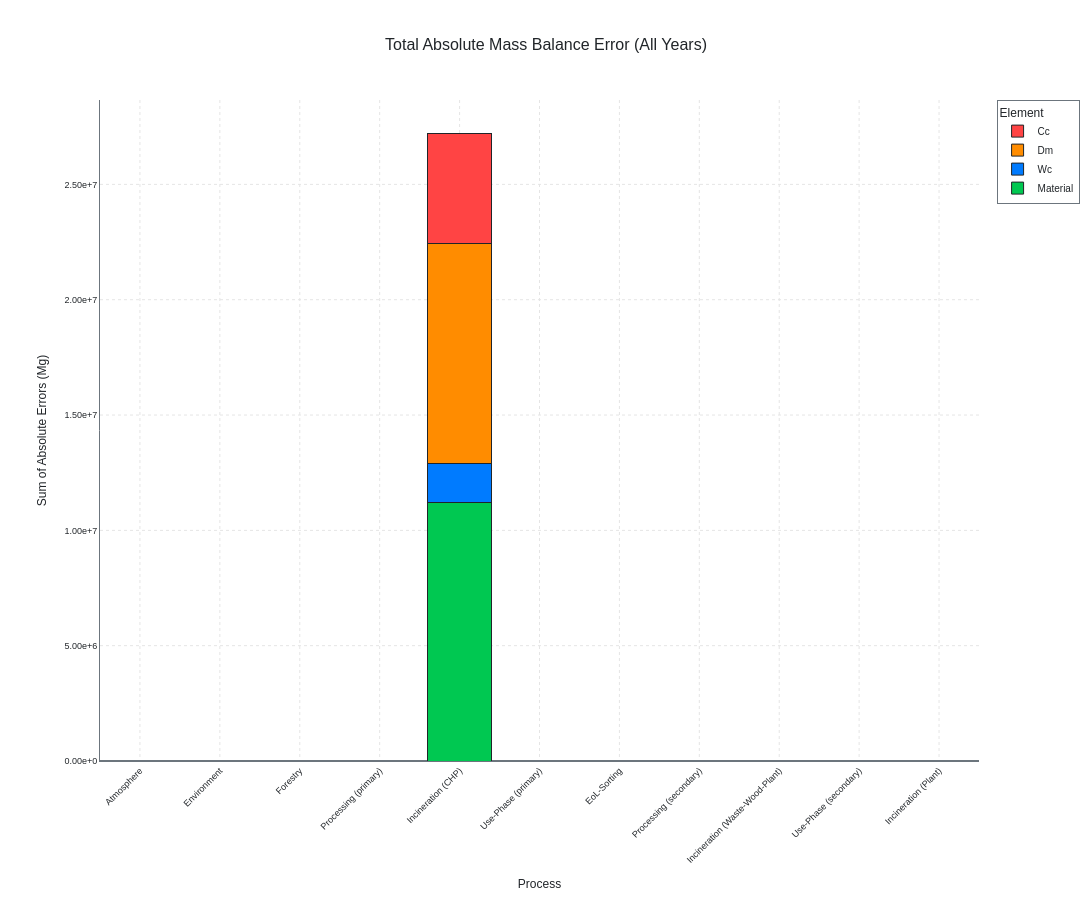

Notebook source saved alongside this figure:
### Markdown cell above
## 2.2 Mass Balance Validation

### Code cell
print("\n" + "="*60)
print("⚖️ MASS BALANCE VERIFICATION (BASELINE)")
print("="*60)
plotting.plot_total_mass_balance_error(mfa_results_baseline)
plotting.plot_optimized_mass_balance_error(mfa_results_baseline)

### Figure 1 — Plotly figure (JSON) as saved in the notebook; plotly's stock layout.template omitted (floating-point values rounded to 4 significant figures)
{"data": [{"hovertemplate": "<b>%{x}</b><br>Material: %{y:.2e} Mg<extra></extra>", "marker": {"color": "#00C851", "line": {"color": "#212529", "width": 1}}, "name": "Material", "type": "bar", "x": ["Atmosphere", "Environment", "Forestry", "Processing (primary)", "Incineration (CHP)", "Use-Phase (primary)", "EoL-Sorting", "Processing (secondary)", "Incineration (Waste-Wood-Plant)", "Use-Phase (secondary)", "Incineration (Plant)"], "y": [0, 0, 1.164e-09, 2.736e-09, 11230000.0, 0, 0, 0, 0, 0, 6.17e-09]}, {"hovertemplate": "<b>%{x}</b><br>Wc: %{y:.2e} Mg<extra></extra>", "marker": {"color": "#007BFF", "line": {"color": "#212529", "width": 1}}, "name": "Wc", "type": "bar", "x": ["Atmosphere", "Environment", "Forestry", "Processing (primary)", "Incineration (CHP)", "Use-Phase (primary)", "EoL-Sorting", "Processing (secondary)", "Incineration (Waste-Wood-Plant)", "Use-Phase (secondary)", "Incineration (Plant)"], "y": [0, 0, 3.056e-10, 6.767e-10, 1684000.0, 0, 0, 0, 0, 0, 0]}, {"hovertemplate": "<b>%{x}</b><br>Dm: %{y:.2e} Mg<extra></extra>", "marker": {"color": "#FF8C00", "line": {"color": "#212529", "width": 1}}, "name": "Dm", "type": "bar", "x": ["Atmosphere", "Environment", "Forestry", "Processing (primary)", "Incineration (CHP)", "Use-Phase (primary)", "EoL-Sorting", "Processing (secondary)", "Incineration (Waste-Wood-Plant)", "Use-Phase (secondary)", "Incineration (Plant)"], "y": [0, 0, 2.794e-09, 2.678e-09, 9543000.0, 0, 0, 0, 0, 0, 0]}, {"hovertemplate": "<b>%{x}</b><br>Cc: %{y:.2e} Mg<extra></extra>", "marker": {"color": "#FF4444", "line": {"color": "#212529", "width": 1}}, "name": "Cc", "type": "bar", "x": ["Atmosphere", "Environment", "Forestry", "Processing (primary)", "Incineration (CHP)", "Use-Phase (primary)", "EoL-Sorting", "Processing (secondary)", "Incineration (Waste-Wood-Plant)", "Use-Phase (secondary)", "Incineration (Plant)"], "y": [0, 0, 1.863e-09, 1.31e-09, 4772000.0, 0, 0, 0, 0, 0, 0]}], "layout": {"barmode": "stack", "font": {"color": "#212529", "family": "Arial, sans-serif", "size": 10}, "height": 900, "legend": {"bgcolor": "rgba(255,255,255,0.8)", "bordercolor": "#6C757D", "borderwidth": 1, "font": {"color": "#212529", "family": "Arial, sans-serif", "size": 10}, "title": {"text": "Element"}}, "margin": {"b": 100, "l": 100, "r": 50, "t": 100}, "paper_bgcolor": "#FFFFFF", "plot_bgcolor": "#FFFFFF", "title": {"font": {"color": "#212529", "family": "Arial, sans-serif", "size": 16}, "text": "Total Absolute Mass Balance Error (All Years)", "x": 0.5, "xanchor": "center"}, "width": 1200, "xaxis": {"gridcolor": "#E5E5E5", "griddash": "dot", "gridwidth": 1, "linecolor": "#6C757D", "linewidth": 1, "tickangle": -45, "tickfont": {"color": "#212529", "family": "Arial, sans-serif", "size": 9}, "title": {"font": {"color": "#212529", "family": "Arial, sans-serif", "size": 12}, "text": "Process"}, "zeroline": true, "zerolinecolor": "#6C757D"}, "yaxis": {"gridcolor": "#E5E5E5", "griddash": "dot", "gridwidth": 1, "linecolor": "#6C757D", "linewidth": 1, "rangemode": "tozero", "tickfont": {"color": "#212529", "family": "Arial, sans-serif", "size": 9}, "tickformat": ".2e", "title": {"font": {"color": "#212529", "family": "Arial, sans-serif", "size": 12}, "text": "Sum of Absolute Errors (Mg)"}, "zeroline": true, "zerolinecolor": "#6C757D"}}}
